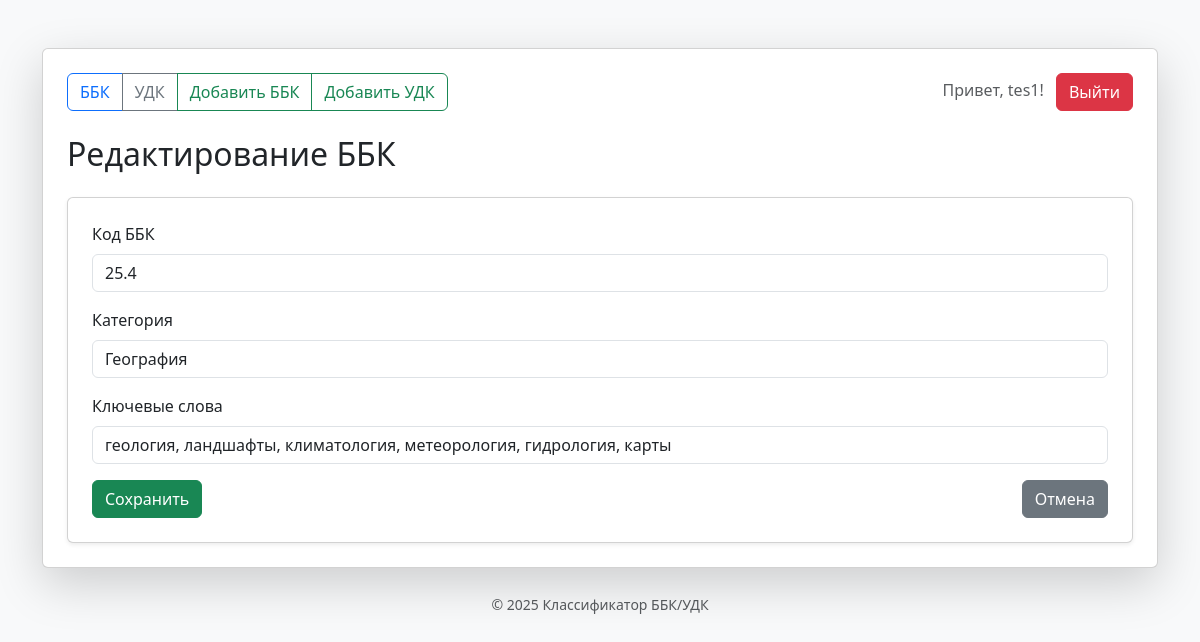
The app's page /edit_bbk/4 (signed in) with its own data.
### app.py (models this page shows)
class User(UserMixin, db.Model):
    id = db.Column(db.Integer, primary_key=True)
    username = db.Column(db.String(80), unique=True, nullable=False)
    password_hash = db.Column(db.String(128), nullable=False)

class BBK(db.Model):
    id = db.Column(db.Integer, primary_key=True)
    bbk_code = db.Column(db.String(20), unique=True, nullable=False)
    category = db.Column(db.String(200), nullable=False)
    keywords = db.Column(db.String(500), nullable=True)

### app.py (the view)
@app.route("/edit_bbk/<int:id>", methods=["GET", "POST"])
@login_required
def edit_bbk(id):
    bbk = BBK.query.get_or_404(id)
    if request.method == "POST":
        bbk.bbk_code = request.form["bbk_code"]
        bbk.category = request.form["category"]
        bbk.keywords = request.form["keywords"]
        db.session.commit()
        return redirect(url_for("index"))
    return render_template("edit_bbk.html", bbk=bbk)

### app.py (called while the page is built)
@login_manager.user_loader
def load_user(user_id):
    return User.query.get(int(user_id))

### templates/edit_bbk.html
{% extends "base.html" %}
{% block content %}
<h2 class="mb-4">Редактирование ББК</h2>
<div class="card p-4 shadow-sm">
    <form method="POST">
        <div class="mb-3">
            <label class="form-label">Код ББК</label>
            <input type="text" class="form-control" name="bbk_code" value="{{ bbk.bbk_code }}" required>
        </div>
        <div class="mb-3">
            <label class="form-label">Категория</label>
            <input type="text" class="form-control" name="category" value="{{ bbk.category }}" required>
        </div>
        <div class="mb-3">
            <label class="form-label">Ключевые слова</label>
            <input type="text" class="form-control" name="keywords" value="{{ bbk.keywords }}">
        </div>
        <div class="d-flex justify-content-between">
            <button type="submit" class="btn btn-success">Сохранить</button>
            <a href="{{ url_for('index') }}" class="btn btn-secondary">Отмена</a>
        </div>
    </form>
</div>
{% endblock %}

### templates/base.html (shortened to what this page needs)
<!DOCTYPE html>
<html lang="ru">
<head>
    <link href="https://cdn.jsdelivr.net/npm/bootstrap@5.3.0/dist/css/bootstrap.min.css" rel="stylesheet">
</head>
<body class="bg-light">
    <div class="container mt-5">
        <div class="card shadow-lg p-4">
            <nav class="d-flex justify-content-between mb-4">
                <div class="btn-group">
                    <a class="btn btn-outline-primary" href="/">ББК</a>
                    <a class="btn btn-outline-secondary" href="/udk">УДК</a>
                    {% if current_user.is_authenticated %}
                        <a class="btn btn-outline-success" href="/add_bbk">Добавить ББК</a>
                        <a class="btn btn-outline-success" href="/add_udk">Добавить УДК</a>
                    {% endif %}
                </div>
                <div>
                    {% if current_user.is_authenticated %}
                        <span class="me-2 text-muted">Привет, {{ current_user.username }}!</span>
                        <a class="btn btn-danger" href="{{ url_for('logout') }}">Выйти</a>
                    {% else %}
                        <a class="btn btn-primary" href="{{ url_for('login') }}">Войти</a>
                    {% endif %}
                </div>
            </nav>
            {% block content %}{% endblock %}
        </div>
        <footer class="text-center text-muted mt-4">
            <small>&copy; {{ year or "2025" }} Классификатор ББК/УДК</small>
        </footer>
    </div>
</body>
</html>

### records on screen
User: username "tes1"
BBK: bbk_code "25.4", category "География", keywords "геология, ландшафты, климатология, метеорология, гидрология, карты"

### other values on screen
{{ year or "2025" }} "2025"
